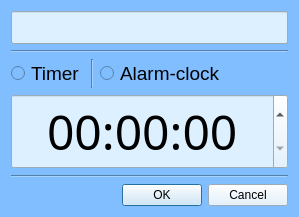
<?xml version="1.0" encoding="UTF-8"?>
<ui version="4.0">
 <class>ClockWindow</class>
 <widget class="QDialog" name="ClockWindow">
  <property name="geometry">
   <rect>
    <x>0</x>
    <y>0</y>
    <width>299</width>
    <height>189</height>
   </rect>
  </property>
  <property name="windowTitle">
   <string>Dialog</string>
  </property>
  <property name="styleSheet">
   <string notr="true">background-color: rgb(129, 190, 255);</string>
  </property>
  <layout class="QGridLayout" name="gridLayout_2">
   <item row="6" column="2">
    <widget class="QDialogButtonBox" name="buttonBox">
     <property name="styleSheet">
      <string notr="true">background-color: rgb(220, 240, 255)</string>
     </property>
     <property name="standardButtons">
      <set>QDialogButtonBox::Cancel|QDialogButtonBox::Ok</set>
     </property>
    </widget>
   </item>
   <item row="2" column="2">
    <widget class="QRadioButton" name="radioButton_2">
     <property name="sizePolicy">
      <sizepolicy hsizetype="Preferred" vsizetype="Fixed">
       <horstretch>0</horstretch>
       <verstretch>0</verstretch>
      </sizepolicy>
     </property>
     <property name="font">
      <font>
       <family>MS Shell Dlg 2</family>
       <pointsize>14</pointsize>
       <weight>50</weight>
       <italic>false</italic>
       <bold>false</bold>
      </font>
     </property>
     <property name="styleSheet">
      <string notr="true"/>
     </property>
     <property name="text">
      <string>Alarm-clock</string>
     </property>
    </widget>
   </item>
   <item row="1" column="0" colspan="3">
    <widget class="Line" name="line">
     <property name="orientation">
      <enum>Qt::Horizontal</enum>
     </property>
    </widget>
   </item>
   <item row="2" column="0">
    <widget class="QRadioButton" name="radioButton">
     <property name="sizePolicy">
      <sizepolicy hsizetype="Preferred" vsizetype="Fixed">
       <horstretch>0</horstretch>
       <verstretch>0</verstretch>
      </sizepolicy>
     </property>
     <property name="font">
      <font>
       <pointsize>14</pointsize>
      </font>
     </property>
     <property name="text">
      <string>Timer</string>
     </property>
    </widget>
   </item>
   <item row="4" column="0" colspan="3">
    <widget class="QTimeEdit" name="timeEdit">
     <property name="sizePolicy">
      <sizepolicy hsizetype="Minimum" vsizetype="Minimum">
       <horstretch>0</horstretch>
       <verstretch>0</verstretch>
      </sizepolicy>
     </property>
     <property name="font">
      <font>
       <family>OCR A Extended</family>
       <pointsize>36</pointsize>
       <weight>50</weight>
       <bold>false</bold>
       <stylestrategy>PreferDefault</stylestrategy>
       <kerning>true</kerning>
      </font>
     </property>
     <property name="layoutDirection">
      <enum>Qt::LeftToRight</enum>
     </property>
     <property name="styleSheet">
      <string notr="true">background-color: rgb(220, 240, 255)</string>
     </property>
     <property name="alignment">
      <set>Qt::AlignCenter</set>
     </property>
     <property name="displayFormat">
      <string>HH:mm:ss</string>
     </property>
    </widget>
   </item>
   <item row="0" column="0" colspan="3">
    <widget class="QLineEdit" name="lineEdit">
     <property name="font">
      <font>
       <pointsize>16</pointsize>
      </font>
     </property>
     <property name="styleSheet">
      <string notr="true">background-color: rgb(220, 240, 255)</string>
     </property>
     <property name="text">
      <string/>
     </property>
     <property name="alignment">
      <set>Qt::AlignCenter</set>
     </property>
    </widget>
   </item>
   <item row="5" column="0" colspan="3">
    <widget class="Line" name="line_2">
     <property name="orientation">
      <enum>Qt::Horizontal</enum>
     </property>
    </widget>
   </item>
   <item row="2" column="1">
    <widget class="Line" name="line_3">
     <property name="orientation">
      <enum>Qt::Vertical</enum>
     </property>
    </widget>
   </item>
  </layout>
 </widget>
 <resources/>
 <connections/>
</ui>
